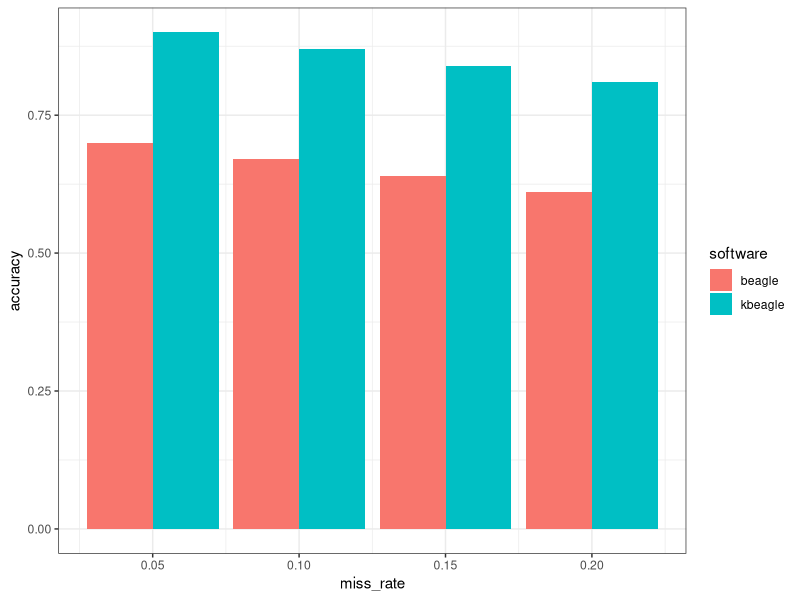
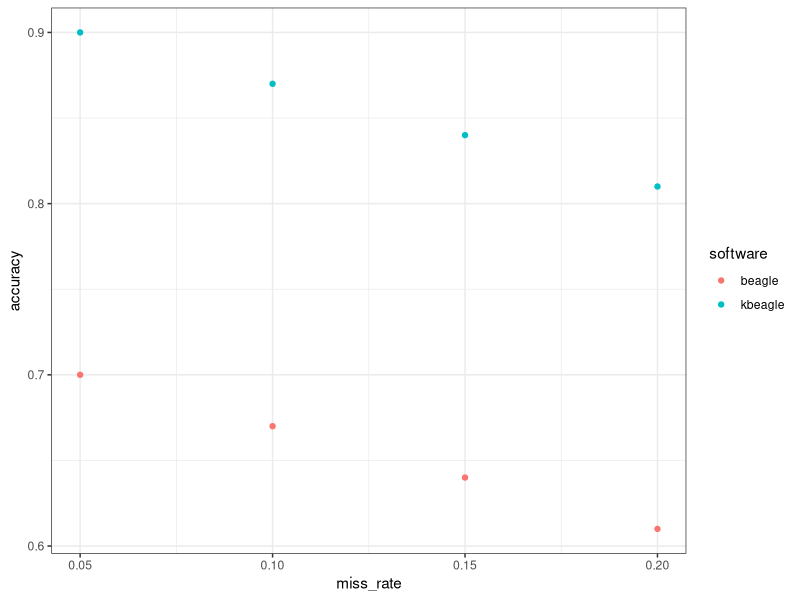
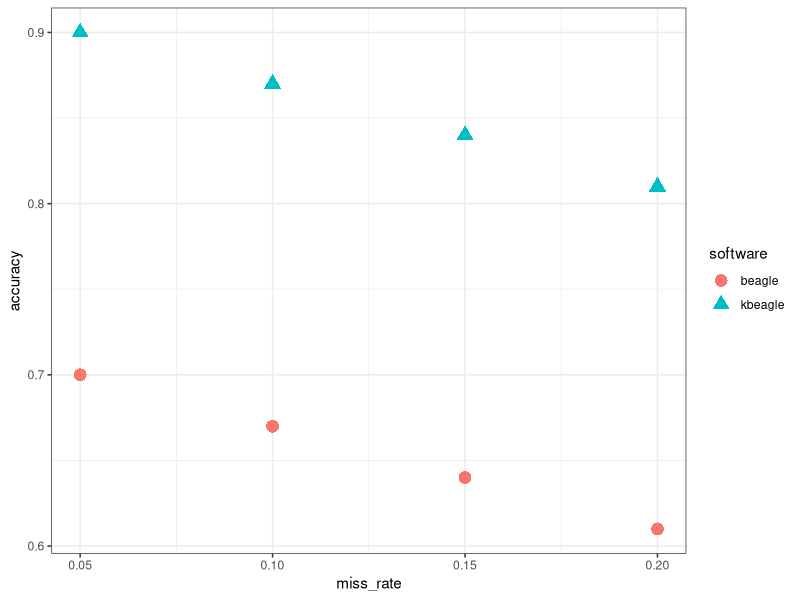
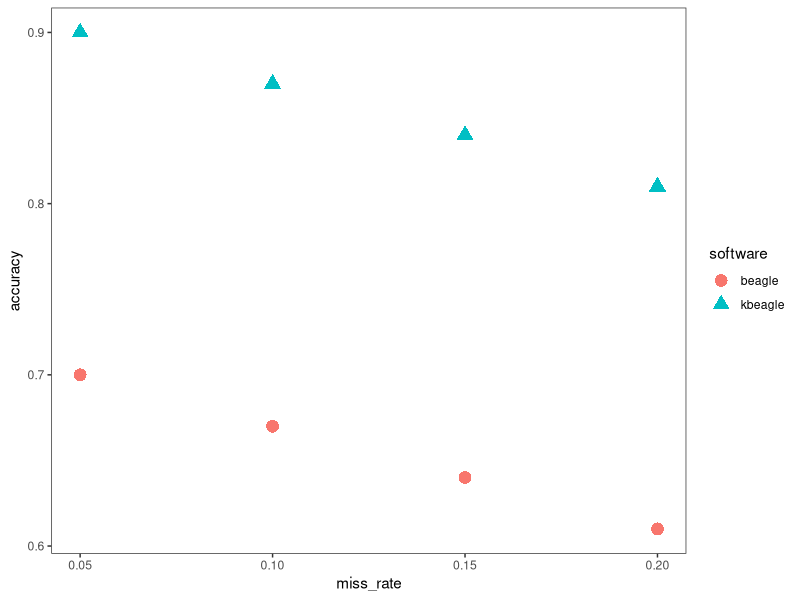
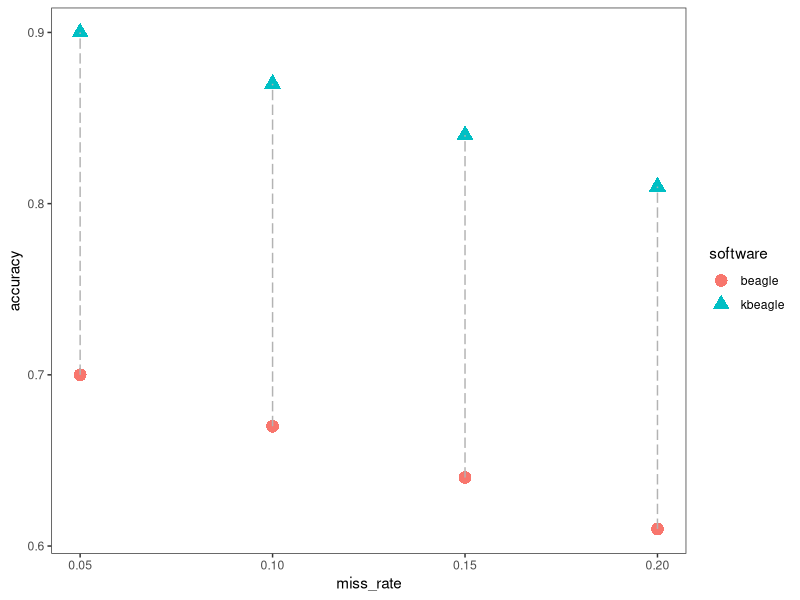
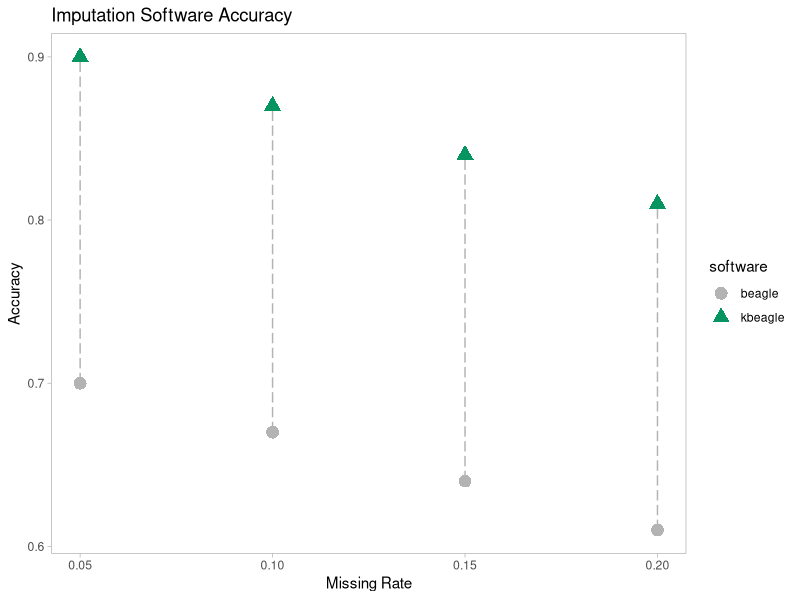
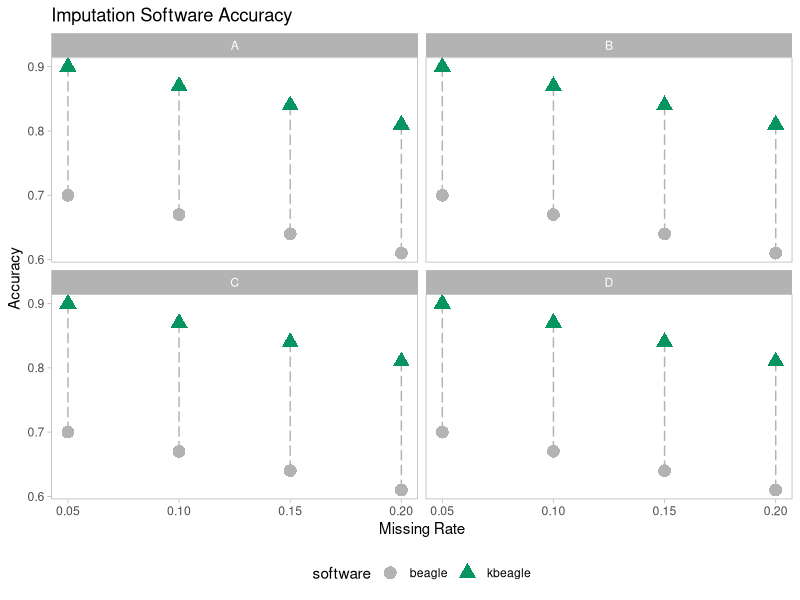

Write R code to recreate these figures, in order.
## ---- chunk 1
library(ggplot2)
## ---- chunk 2
benchmark <- data.frame(
  accuracy = c(seq(0.7, 0.6, by = -0.03), seq(0.9, 0.8, by = -0.03)),
  miss_rate = rep(c(0.05, 0.1, 0.15, 0.2),2),
  software = rep(c("beagle", "kbeagle"), each = 4)
)
benchmark
## ---- chunk 3
ggplot(benchmark, aes(x = miss_rate, y = accuracy, fill = software)) +
  geom_col(position = "dodge") +
  theme_bw()
## ---- chunk 4
ggplot(benchmark, aes(x = miss_rate, y = accuracy, color = software)) +
  geom_point() +
  theme_bw()
## ---- chunk 5
ggplot(benchmark, aes(x = miss_rate, y = accuracy, color = software, shape = software)) +
  geom_point(size = 4) +
  theme_bw()
## ---- chunk 6
ggplot(benchmark, aes(x = miss_rate, y = accuracy, color = software, shape = software)) +
  geom_point(size = 4) +
  theme_bw() +
  theme(
    panel.grid = element_blank()
  )
## ---- chunk 7
ggplot(benchmark, aes(x = miss_rate, y = accuracy, color = software, shape = software)) +
  geom_point(size = 4) +
  geom_line(linetype = "longdash", color = "grey70", aes(group = miss_rate)) +
  theme_bw() +
  theme(
    panel.grid = element_blank()
  )
## ---- chunk 8
ggplot(benchmark, aes(x = miss_rate, y = accuracy, color = software, shape = software)) +
  geom_line(linetype = "longdash", color = "grey70", aes(group = miss_rate)) +
  geom_point(size = 4) +
  scale_color_manual(values = c("grey70", "#069460")) +
  xlab("Missing Rate") +
  ylab("Accuracy") +
  labs(title = "Imputation Software Accuracy") +
  theme_light() +
  theme(
    panel.grid = element_blank()
  )
## ---- chunk 9
benchmark2 <- rbind(benchmark, benchmark, benchmark, benchmark)
benchmark2$category <- rep(c("A", "B", "C","D"), each = 8)
benchmark2
## ---- chunk 10
ggplot(benchmark2, aes(x = miss_rate, y = accuracy, color = software, shape = software)) +
  geom_line(linetype = "longdash", color = "grey70", aes(group = miss_rate)) +
  geom_point(size = 4) +
  facet_wrap(vars(category), nrow = 2, ncol = 2) +
  scale_color_manual(values = c("grey70", "#069460")) +
  xlab("Missing Rate") +
  ylab("Accuracy") +
  labs(title = "Imputation Software Accuracy") +
  theme_light() +
  theme(
    panel.grid = element_blank(),
    legend.position = "bottom"
  )
  
